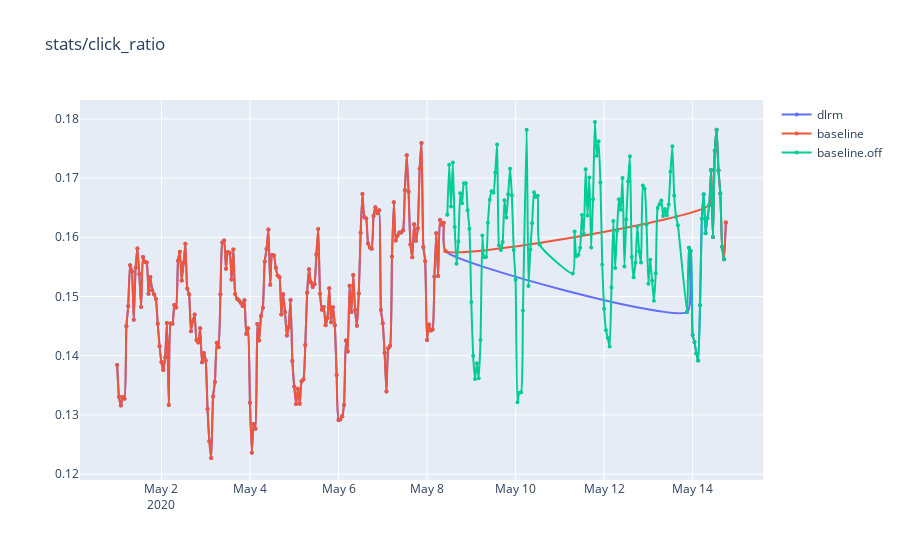
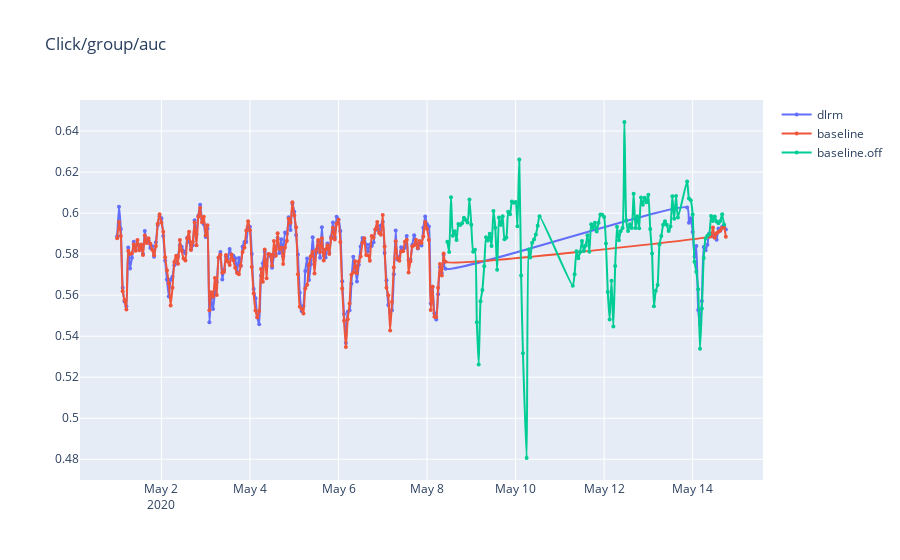
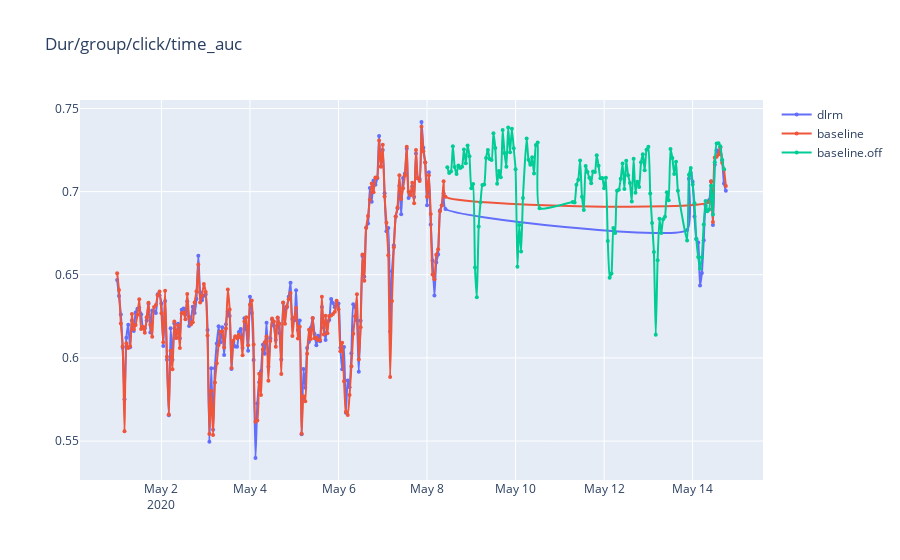
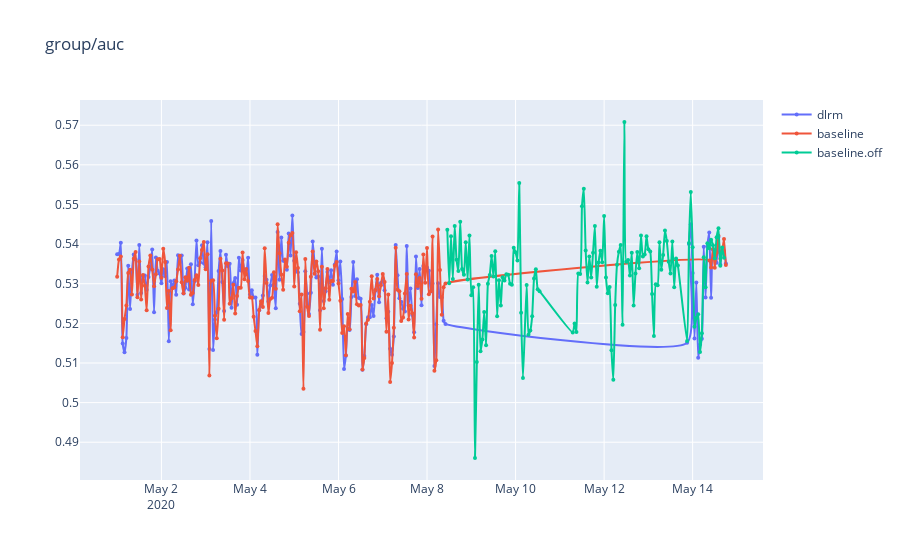

The notebook cell these images were saved under, in order:
### Code cell
dfs = []
m = {}
start_hour = 1e32
end_hour = -1
base_records = []
for dir in tqdm(glob.glob(f'{root}/*')):
  if os.path.isdir(dir):
    try:
      df = pd.read_csv(f'{dir}/metric_hours.csv')
      df = df[~df.hour.isnull()]
      df['hour'] = df['hour'].astype(int)
      df = df.groupby(df.hour, as_index=False).last().sort_values(by=['hour'])
      df = df.replace(0., np.NaN)
      name = os.path.basename(dir)
      name = name.replace('deeponly-', '')
      df['model'] = name
      df.name = name
      m[name] = df
      if 'timestamp' in df.columns:
        timestamps = df['timestamp'].values
        df['duration'] = [0, *((timestamps[1:] - timestamps[:-1]) / 60)]
      if len(df):
        dfs.append(df)
      else:
        print('empty df:', f'{dir}/metric_hours.csv')
      if df.hour.max() > end_hour:
        end_hour = df.hour.max()
      if df.hour.min() < start_hour:
        start_hour = df.hour.min()
      try:
        df_record = pd.read_csv(f'{dir}/base_metric_hours.csv')
        df_record = df_record.replace(0., np.NaN)
        base_records.append(df_record)
      except Exception:
        pass
    except Exception:
#       print(traceback.format_exc())
      continue
         
if len(base_records):
  df_base_records = pd.concat(base_records)
  df_base_records = df_base_records.groupby(df_base_records.hour, as_index=False).last().sort_values(by=['hour'])
  name = 'base'
  df_base_records['model'] = name
  df_base_records.name = name
  dfs.append(df_base_records)
  m[name] = df_base_records
    
df_base_off['hour'] = df_base_off['hour'].astype(int)
# df_base_on['hour'] = df_base_on['hour'].astype(int)

# df_base_off_ = df_base_off[df_base_off.hour >= int(start_hour)][df_base_off.hour <= int(end_hour)]

# df_base_ = df_base[df_base.hour >= start_hour]
if len(df_base_off):
  name = 'baseline.off'
  df_base_off['model'] = name
  df_base_off.name = name
  dfs.append(df_base_off)
  m[name] = df_base_off
  
# df_base_on_ = df_base_on[df_base_on.hour >= int(start_hour)][df_base_on.hour <= int(end_hour)]
# # df_base_ = df_base[df_base.hour >= start_hour]
# if len(df_base_on_):
#   name = 'baseline.on'
#   df_base_on['model'] = name
#   df_base_on.name = name
#   dfs.append(df_base_on)
#   m[name] = df_base_on

for i in range(len(dfs)):
  df = dfs[i]
  name = df.name
#   print(i, name)
  df['sqrt/auc'] = (df['auc'] * df['click/time_auc']) ** 0.5
  df['group/sqrt/auc'] =  (df['group/auc'] * df['group/click/time_auc']) ** 0.5
  try:
    df['rmse'] = 1. - df['mse'] ** 0.5
    df['click/rmse'] = 1. - df['click/mse'] ** 0.5
    df['Dur/click/rmse'] = 1. - df['Dur/click/mse'] ** 0.5
  except Exception:
    pass
  dfs[i] = df
  m[name] = df
  
models = m.keys()

models = [
        'dlrm', 'baseline', 'baseline.off'
         ]

print(models)

def is_ok(key):
#   if 'baseline' in key or 'trans' in key or key == 'dlrm' or key == 'concat':
#     return True
#   return False
  return True

dfs_ = [m[key][m[key].hour>=2020050100] for key in models if key in m.keys() if is_ok(key)]
  

# x = ['fm.finetune', 'old']
# dfs_ = [m[key] for key in x] + [m[key] for key in models if key not in x]
# # print(m.keys())

# group/auc is gauc using impression as weight, group/auc2 not using weight, just mean auc with / num_users
# so group/auc2 might more realted to read_ratio as it treat each user equally, hight group/auc2 means better
# performance on users with less impressions(and views)
metric_names = [
  'stats/click_ratio',  
  'Click/group/auc',
#   'Click/group/auc2',
  'Dur/group/click/time_auc',
  'group/auc',
  'group/click/time_auc',
#   'Dur/group/click/ndcg_dur',
#   'Dur/click/rmse',
#   'group/sqrt/auc',
#    'group/auc2', 'cold/group/auc', 'cold/group/auc2', 'quality/group/auc', 'quality/group/auc2',
#   'group/click/time_auc', 'cold/group/click/time_auc', 'quality/group/click/time_auc', 'click/rmse', 'rmse',
#   #   'sqrt/auc', 'auc', 'clickmids/auc', 'cold/auc', 'quality/auc',  
#   #   'click/time_auc', 'cold/click/time_auc', 'quality/click/time_auc',
#   'rcr_auc',
#   'ptime_auc',
# #   'Dur/click/time_auc',
#   'loss/click',
#   'loss/dur',
#   'inv_rate',
#   'stats/num_instances',
]
# metric_names += [x for x in dfs_[0].columns if 'loss' in x or 'mse' in x or 'mae' in x]
# show(dfs_, metric_names, smoothing=0.5, limit=168, exclude='Click,Dur')

focus = True # focus means focus by the first model
# focus = False
# focus_name = 'transformer'
focus_name = 'baseline'
smoothing= 0.
line(dfs_, x='hour', y=metric_names, smoothing=smoothing, focus=focus, focus_name=focus_name)

### Figure 1 — Plotly figure (JSON) as saved in the notebook; plotly's stock layout.template omitted (floating-point values rounded to 4 significant figures; data arrays with more than 128 entries replaced by an {"elided": "..."} marker saying what was removed)
{"data": [{"line": {"shape": "spline", "smoothing": 0.5}, "marker": {"size": 4}, "mode": "lines+markers", "name": "dlrm", "type": "scatter", "x": {"elided": "201 str values"}, "y": {"elided": "201 float values"}}, {"line": {"shape": "spline", "smoothing": 0.5}, "marker": {"size": 4}, "mode": "lines+markers", "name": "baseline", "type": "scatter", "x": {"elided": "189 str values"}, "y": {"elided": "189 float values"}}, {"line": {"shape": "spline", "smoothing": 0.5}, "marker": {"size": 4}, "mode": "lines+markers", "name": "baseline.off", "type": "scatter", "x": {"elided": "129 str values"}, "y": {"elided": "129 float values"}}], "layout": {"hovermode": "x", "title": {"text": "stats/click_ratio"}, "xaxis": {"type": "date"}}}

### Figure 2 — Plotly figure (JSON) as saved in the notebook; plotly's stock layout.template omitted (floating-point values rounded to 4 significant figures; data arrays with more than 128 entries replaced by an {"elided": "..."} marker saying what was removed)
{"data": [{"line": {"shape": "spline", "smoothing": 0.5}, "marker": {"size": 4}, "mode": "lines+markers", "name": "dlrm", "type": "scatter", "x": {"elided": "201 str values"}, "y": {"elided": "201 float values"}}, {"line": {"shape": "spline", "smoothing": 0.5}, "marker": {"size": 4}, "mode": "lines+markers", "name": "baseline", "type": "scatter", "x": {"elided": "189 str values"}, "y": {"elided": "189 float values"}}, {"line": {"shape": "spline", "smoothing": 0.5}, "marker": {"size": 4}, "mode": "lines+markers", "name": "baseline.off", "type": "scatter", "x": {"elided": "129 str values"}, "y": {"elided": "129 float values"}}], "layout": {"hovermode": "x", "title": {"text": "Click/group/auc"}, "xaxis": {"type": "date"}}}

### Figure 3 — Plotly figure (JSON) as saved in the notebook; plotly's stock layout.template omitted (floating-point values rounded to 4 significant figures; data arrays with more than 128 entries replaced by an {"elided": "..."} marker saying what was removed)
{"data": [{"line": {"shape": "spline", "smoothing": 0.5}, "marker": {"size": 4}, "mode": "lines+markers", "name": "dlrm", "type": "scatter", "x": {"elided": "201 str values"}, "y": {"elided": "201 float values"}}, {"line": {"shape": "spline", "smoothing": 0.5}, "marker": {"size": 4}, "mode": "lines+markers", "name": "baseline", "type": "scatter", "x": {"elided": "189 str values"}, "y": {"elided": "189 float values"}}, {"line": {"shape": "spline", "smoothing": 0.5}, "marker": {"size": 4}, "mode": "lines+markers", "name": "baseline.off", "type": "scatter", "x": {"elided": "129 str values"}, "y": {"elided": "129 float values"}}], "layout": {"hovermode": "x", "title": {"text": "Dur/group/click/time_auc"}, "xaxis": {"type": "date"}}}

### Figure 4 — Plotly figure (JSON) as saved in the notebook; plotly's stock layout.template omitted (floating-point values rounded to 4 significant figures; data arrays with more than 128 entries replaced by an {"elided": "..."} marker saying what was removed)
{"data": [{"line": {"shape": "spline", "smoothing": 0.5}, "marker": {"size": 4}, "mode": "lines+markers", "name": "dlrm", "type": "scatter", "x": {"elided": "201 str values"}, "y": {"elided": "201 float values"}}, {"line": {"shape": "spline", "smoothing": 0.5}, "marker": {"size": 4}, "mode": "lines+markers", "name": "baseline", "type": "scatter", "x": {"elided": "189 str values"}, "y": {"elided": "189 float values"}}, {"line": {"shape": "spline", "smoothing": 0.5}, "marker": {"size": 4}, "mode": "lines+markers", "name": "baseline.off", "type": "scatter", "x": {"elided": "129 str values"}, "y": {"elided": "129 float values"}}], "layout": {"hovermode": "x", "title": {"text": "group/auc"}, "xaxis": {"type": "date"}}}
